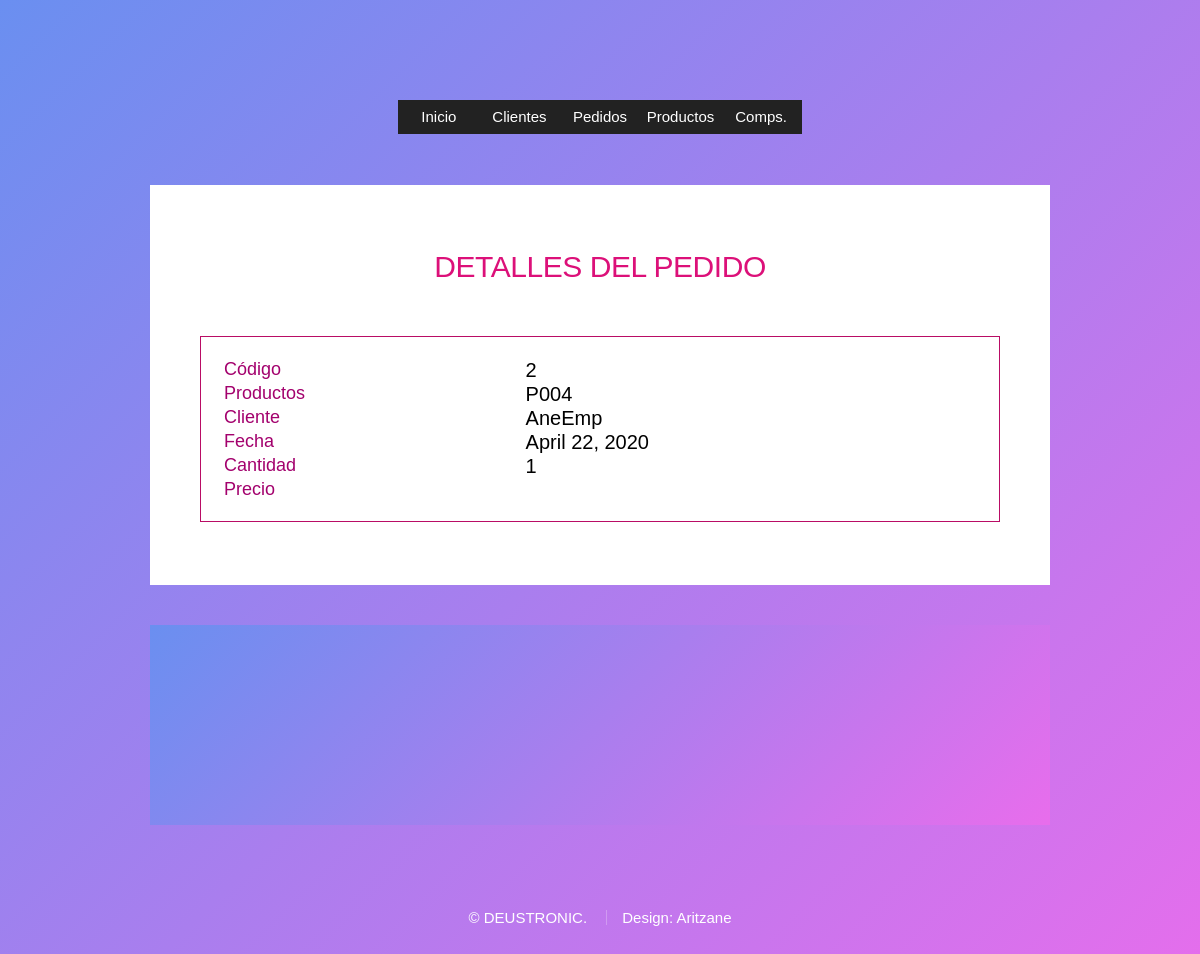
Page /miApp/pedidos/7/ on the committed database.
### miApp/models.py (models this page shows, shortened)
class Pedido(models.Model):
    codigo = models.CharField(max_length=20)
    fecha = models.DateField()
    datos_cliente = models.ForeignKey(Cliente, on_delete= models.CASCADE)
    productos = models.ManyToManyField(Productos)
    cantidad = models.IntegerField()
    precio_total = models.IntegerField()

class Productos(models.Model):
    referencia = models.CharField(max_length=50)
    precio = models.IntegerField()
    nombre = models.CharField(max_length=30)
    descripcion = models.CharField(max_length=100)
    categoria = models.CharField(max_length=40) #DICCIONARIO DE CATEGORIAS(?
    tipo_componentes = models.ManyToManyField(Componente)

class Cliente (models.Model):
    CIF = models.CharField(max_length=9)
    empresa = models.CharField(max_length=30)
    telefono = models.IntegerField()

### miApp/views.py (the view)
# urls.py: path('pedidos/<int:pk>/', views.PedidoDetailView.as_view(), name='pedidodetalle'),
class PedidoDetailView(DetailView):
    model = Pedido
    template_name = 'pedido_detalle.html'
    def get_context_data(self, **kwargs):
        context = super(PedidoDetailView, self).get_context_data(**kwargs)
        context['titulo_pagina'] = 'Detalles del pedido'
        return context

### miApp/templates/pedido_detalle.html (shortened to what this page needs)
{% extends "base.html" %}
{% load static %}
{% block intro %}
  <table class="tabla">
                    <tr>
                        <th>Código</th>
                        <td>{{pedido.codigo}}</td>
                    </tr>
                    <tr>
                        <th>Productos</th>
                      {% for ped in object.productos.all %}
                    <td>{{ ped.referencia }}</td>
                            {% endfor %}
                    </tr>
                    <tr>
                        <th>Cliente</th>
                        <td>{{pedido.datos_cliente.empresa}}</td>
                    </tr>
                    <tr>
                        <th>Fecha</th>
                        <td>{{pedido.fecha}}</td>
                    </tr>
                    <tr>
                        <th>Cantidad</th>
                        <td>{{pedido.cantidad}}</td>
                    </tr>
                    <tr>
                        <th>Precio</th>
                        <td>{{pedido.precio}}</td>
                    </tr>
    </table>
{% endblock intro %}

### miApp/templates/pedido_detalle.html (style rules this page uses)
.tabla { border: 1px solid #B90C65; padding: 20px; }
th { float: left; font-weight:bolder; color: #A3016D ; font-size: 18px; }

### miApp/templates/base.html (style rules this page uses)
html { box-sizing: border-box; }
*, *:before, *:after { box-sizing: inherit; }
body { background-image: url("images/overlay.png"), url("images/bg.jpg"); background-repeat: repeat, no-repeat; background-size: auto, 100% 100%; background-attachment: fixed; overflow-y: scroll; }
body.is-preload *, body.is-preload *:before, body.is-preload *:after { -moz-animation: none !important; -webkit-animation: none !important; -ms-animation: none !important; animation: none !important; -moz-transition: none !important; -webkit-transition: none !important; -ms-transition: none !important; transition: none !important; }
body, input, select { font-family: 'Source Sans Pro', sans-serif; font-weight: 300; color: #777777; font-size: 20pt; line-height: 1.75em; }
@media screen and (max-width: 1680px) { body, input, textarea, select { font-size: 15pt; } }
table { width: 100%; }
body { line-height: 1; background:linear-gradient(135deg, #6A8FF0 0%, #E86DEC 100%) ; }
.row.aln-right, { justify-content: flex-end; }

### rows in the picture
Pedido: codigo "2", datos_cliente.empresa "AneEmp", fecha "April 22, 2020", cantidad "1"
Productos: referencia "P004"

### other values in the picture
{{ titulo_pagina }} "DETALLES DEL PEDIDO"
